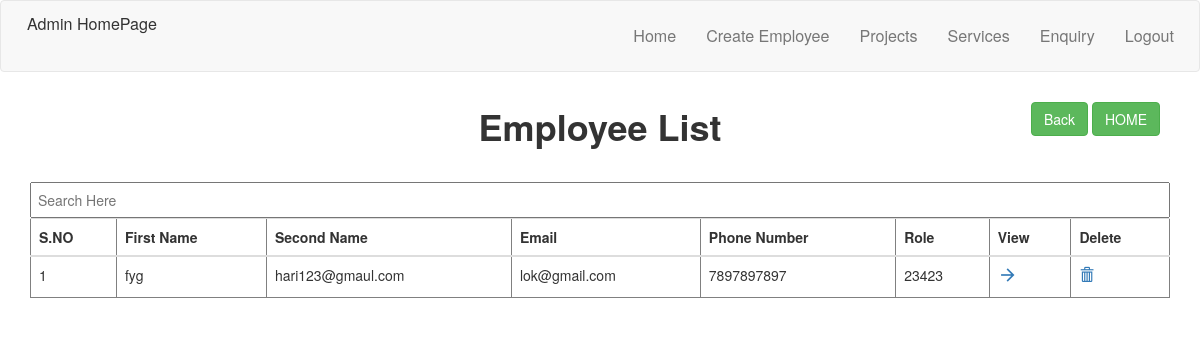
Before: /index.php/welcome/adminhome with the older database file.
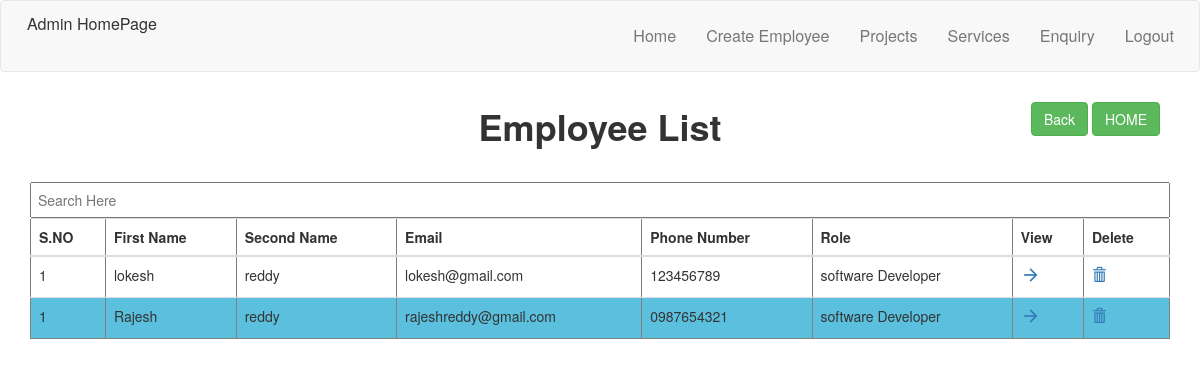
After: the same page with the newer database file.
### tables this page shows
CREATE TABLE `register` (
  `id` int(11) NOT NULL,
  `fname` varchar(225) NOT NULL,
  `sname` varchar(255) NOT NULL,
  `phonenumber` varchar(255) NOT NULL,
  `mname` varchar(255) NOT NULL,
  `mcode` int(11) NOT NULL,
  `role` varchar(255) NOT NULL,
  `pass` varchar(255) NOT NULL,
  `cpass` varchar(255) NOT NULL,
  `mail` varchar(255) NOT NULL
);

### application/controllers/Welcome.php (called while the page is built, shortened)
<?php
class Welcome extends CI_Controller {
		  public function adminhome(){
			  $this->load->view('adminheader');
			  $this->load->model('Dbmodel');
			  $output = $this->Dbmodel->emploee();
      			$data['output'] = $output;
			  $this->load->view('adminhome',$data);
		  }
}

### index.php (called while the page is built, shortened)
<?php
require_once BASEPATH.'core/CodeIgniter.php';

### application/models/Dbmodel.php (called while the page is built, shortened)
<?php
class Dbmodel  extends CI_Model{
    public function emploee(){
     $query=$this->db->get('register');
     return $query->result();
    }
}

### application/views/adminhome.php (the view, shortened to what this page needs)
<html>
	<head>
		<link href="https://maxcdn.bootstrapcdn.com/bootstrap/3.3.6/css/bootstrap.min.css" rel="stylesheet" />
<link rel="stylesheet" href="https://maxcdn.bootstrapcdn.com/bootstrap/3.3.7/css/bootstrap.min.css">
	</head>
	<body>
	<div class="container">
			<div class="Back">
			<INPUT TYPE="button" style="text-align: center" type="button" class="btn btn-success" VALUE="Back" onClick="history.go(-1);">
				<?php if (!$this->session->userdata('Manager')) {?>
				<button onclick="window.location.href='<?php echo base_url();?>UserControl/createmanagercode'" style="text-align: center;" type="button" class="btn btn-success">HOME</button>
		<?php }  else {?>
			<button onclick="window.location.href='<?php echo base_url();?>UserControl/createmanagercode'" style="text-align: center;" type="button" class="btn btn-success">HOME</button>
		<?php } ?>
			</div>
	 <h1 style="text-align: center;"><b>Employee List</b></h1>
			<br />
<input type="text"  align="center" border="1px" style="width:100%; line-height: 30px;" id="search" placeholder=" Search Here">
<table id="table" class="table" align="center" border="1px" style="width:100%; line-height: 30px;">
        <tr>
             <th>S.NO</th>
            <th>First Name</th>
            <th>Second Name</th>
              <th>Email</th>
               <th>Phone Number</th>
               <th>Role </th>
               <th>View</th>
                <th>Delete</th>
             </tr>
              <tbody >
<tr>
<?php $num = 1;?>
				<?php foreach($output as $data){ ?>
				<td> <?php echo $num;?> </td>
					<td><?php echo $data->fname; ?> </td>
                    <td><?php echo $data->sname; ?> </td>
                                        <?php $id = $data->id;?>
					<td><?php echo $data->mail; ?> </td>
					<td><?php echo $data->phonenumber; ?> </td>
                    <td><?php echo $data->role; ?> </td>
                                        <td><a href="<?php echo base_url();?>Welcome/showinfo?id=<?php echo $id; ?>"<i class="material-icons" style="font-size:20px">arrow_forward</i>
<td><a href="<?php echo base_url();?>Welcome/deleteemp?id=<?php echo $id; ?>"<span class="glyphicon glyphicon-trash"></span></a>
                                        <tr/>
					<?php } ?>
				</tbody>
</table>
</div>
	</body>
</html>

### application/views/adminheader.php (shortened to what this page needs)
<!DOCTYPE html>
<html lang="en">
<head>
  <link rel="stylesheet" href="https://maxcdn.bootstrapcdn.com/bootstrap/3.3.7/css/bootstrap.min.css">
</head>
<body>
<nav class="navbar navbar-default">
  <div class="container-fluid">
    <div class="nav navbar-nav navbar">
 Admin HomePage
    </div>
     <ul class="nav navbar-nav navbar-right">
      <li><a href="<?php echo base_url(); ?>Welcome/adminhome">Home</a></li>
    <li><a href="<?php echo base_url(); ?>Welcome/employeeregister">Create Employee</a></li>
      <li><a href="">Projects</a></li>
      <li><a href="">Services</a></li>
        <li><a href="">Enquiry</a></li>
       <li><a href="<?php echo base_url(); ?>Welcome/userLogout">Logout</a></li>
    </ul>
  </div>
</nav>
</body>
</html>

### application/views/adminheader.php (style rules this page uses)
html, body { font-family: 'Lato', serif; }
.navbar-default { font-size: 1.15em; font-weight: 400; background-color: #ffffff; padding: 10px; text:f9eeee; border: 0px; border-radius: 0px; }
.navbar-default .navbar-nav>li>a { color: #f9eeee; }

### application/views/adminhome.php (style rules this page uses)
h1 { margin-top: -40px; margin-bottom: 10px; }
.Back { right: 3px; padding : 10px; text-align: right; display: inline-block; width: 100%; margin-right: -50%; }
tr:nth-child(even) { background-color: #5bc0de; }

Changed rows visible on the page:
removed register: fname "fyg", sname "hari123@gmaul.com", mail "lok@gmail.com", phonenumber "7897897897", role "23423"
added register: fname "lokesh", sname "reddy", mail "lokesh@gmail.com", phonenumber "123456789", role "software Developer"
added register: fname "Rajesh", sname "reddy", mail "rajeshreddy@gmail.com", phonenumber "0987654321", role "software Developer"
